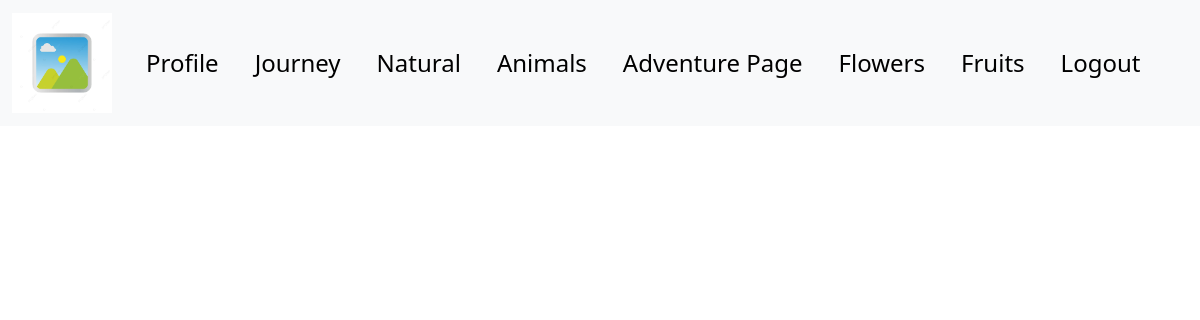
Page /users/header1.php (signed in) on the committed database.
### tables this page shows
CREATE TABLE `pages` (
  `id` int(100) NOT NULL,
  `title` varchar(255) NOT NULL,
  `slug_title` varchar(255) NOT NULL,
  `description` text DEFAULT NULL,
  `status` tinyint(4) NOT NULL DEFAULT -1
);

### users/header1.php (the view, shortened to what this page needs)
<!DOCTYPE html>
<html lang="en">
<head>
  <link rel="stylesheet" href="../styles/style.css">
  <link rel="stylesheet" href="../styles/style_post.css">
  <link rel="stylesheet" href="../styles/style_table.css">
  <link rel="stylesheet" href="https://cdn.jsdelivr.net/npm/bootstrap@5.3.0-alpha1/dist/css/bootstrap.min.css">
</head>
<body>
  <nav class="navbar navbar-expand-lg bg-body-tertiary">
    <div class="container-fluid">
      <a class="navbar-brand" href="#">
        <img src="../images/logo.jpg" alt="logo">
      </a>
      <div class="collapse navbar-collapse" id="navbarNavDropdown">
        <ul class="navbar-nav">
          <?php
          require_once '../config.php';
          if (empty($_SESSION['id'])) {
            echo '
                     <li class="nav-item">
                     <a class="nav-link active" href="index.php">Login</a>
                     </li>
                     <li class="nav-item">
                     <a class="nav-link active" href="signup.php">Signup</a>
                     </li>
                     ';
          } else {
            echo '
            <li class="nav-item">
             <a class="nav-link active" href="profile.php">Profile</a>
             </li>
             ';
            $gallery = "select * from pages where status=1";
            $query_run = mysqli_query($link, $gallery);
            if (mysqli_num_rows($query_run) > 0) {
              foreach ($query_run as $items) {
            ?>
                <li class="nav-item">
                  <a class="nav-link active" href="page/<?=$items['slug_title']?>"><?=$items['title']?></a>
                </li>
            <?php
              }
            }
            echo '<li class="nav-item">
                  <a class="nav-link active" href="logout.php">Logout</a>
                 </li>';
          }
          ?>
        </ul>
      </div>
    </div>
  </nav>
</body>
</html>

### styles/style.css (style rules this page uses)
.navbar { padding: 1% 10%; background-color: rgba(0, 0, 0, 0.3); }
.navbar-nav { font-size: 1.5rem; }
.navbar-brand img { width: 100px; height: auto; }
.nav-link { color: blue; margin: 10px; border-radius: 5px; transition: .4s; }

### styles/style_post.css (style rules this page uses)
body { font-family: 'Lato', sans-serif; }

### styles/style_table.css (style rules this page uses)
html, body, .intro { height: 100%; }

### rows in the picture
pages: title "Journey"
pages: title "Natural"
pages: title "Animals"
pages: title "Adventure Page"
pages: title "Flowers"
pages: title "Fruits"
